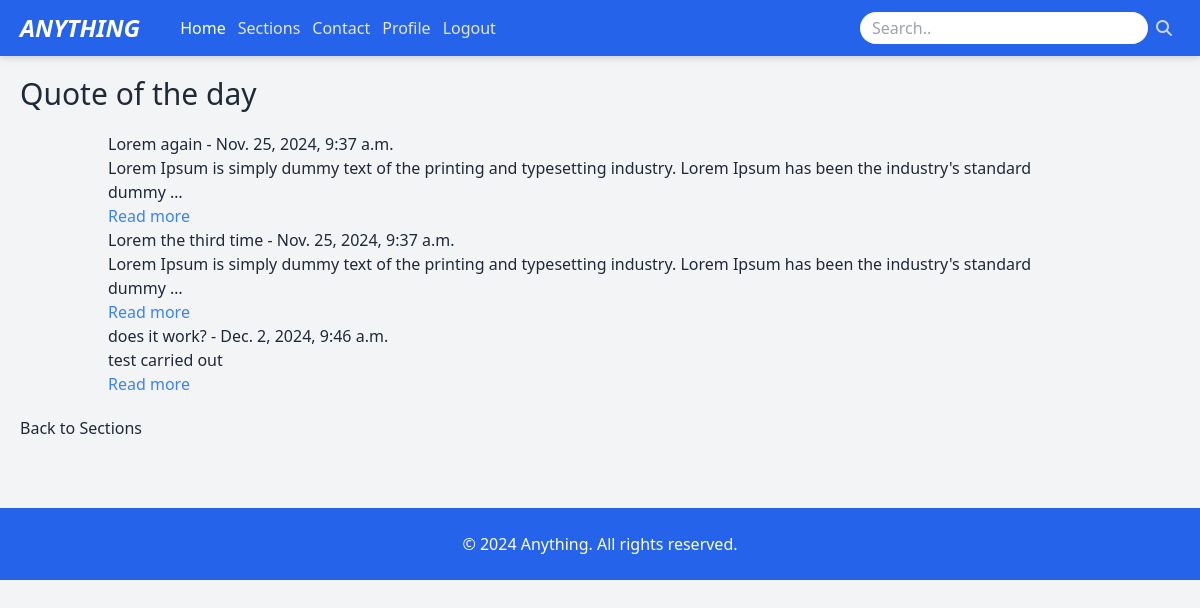
Page /post/2/ (signed in) on the committed database.
### blog_anything/models.py (models this page shows, shortened)
class Section(models.Model):
    name = models.CharField(max_length=100)
    slug = models.SlugField(unique=True)
    created_by = models.ForeignKey(User, on_delete=models.CASCADE, related_name='sections')

class Post(models.Model):
    title = models.CharField(max_length=200)
    uuid = models.UUIDField(default=uuid.uuid4, editable=False, unique=True)
    content = models.TextField()
    section = models.ForeignKey(Section, related_name='posts', on_delete=models.CASCADE)
    created_by = models.ForeignKey(User, on_delete=models.CASCADE, related_name='posts')
    created_at = models.DateTimeField(default=timezone.now)
    updated_at = models.DateTimeField(auto_now=True)

### blog_anything/views.py (the view)
# urls.py: path('post/<slug:section_slug>/', views.post_list, name='post_list'),
@login_required
def post_list(request, section_slug):
    section = get_object_or_404(Section, slug=section_slug)
    posts = section.posts.all()
    return render(request, 'blog_anything/post_list.html', {'section': section, 'posts': posts})

### blog_anything/templates/blog_anything/post_list.html (shortened to what this page needs)
{% extends 'base.html' %}
{% load static %}
{% block content %}
    <body class="bg-gray-100">
        <h1 class="text-3xl text-bold">{{ section.name }}</h1>
        <div class="container mx-auto p-5">
            <ul>
                {% for post in posts %}
                    <li>{{ post.title }} - {{ post.created_at }}</li>
                    <p>{{ post.content|truncatewords:20 }}</p>
                    <a href="{% url 'post_detail' section.slug post.uuid %}"
                        class="text-blue-500">Read more</a>
                {% endfor %}
            </ul>
        </div>
        <a href="{% url 'section_list' %}">Back to Sections</a>
    </body>
{% endblock %}

### rows in the picture
Section: name "Quote of the day"
Post: title "Lorem again", created_at "Nov. 25, 2024, 9:37 a.m.", content "Lorem Ipsum is simply dummy text of the printing and typesetting industry. Lorem Ipsum has been the industry's standard dummy …"
Post: title "Lorem the third time", created_at "Nov. 25, 2024, 9:37 a.m.", content "Lorem Ipsum is simply dummy text of the printing and typesetting industry. Lorem Ipsum has been the industry's standard dummy …"
Post: title "does it work?", created_at "Dec. 2, 2024, 9:46 a.m.", content "test carried out"
